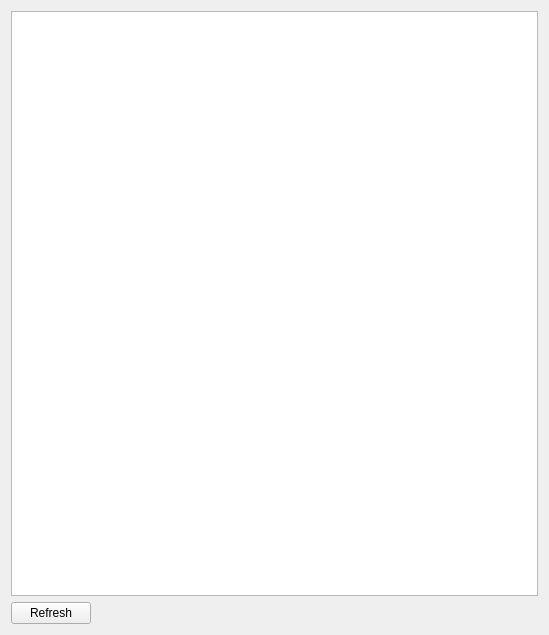
<?xml version="1.0" encoding="UTF-8"?>
<ui version="4.0">
 <class>DownloadWindow</class>
 <widget class="QWidget" name="DownloadWindow">
  <property name="windowModality">
   <enum>Qt::ApplicationModal</enum>
  </property>
  <property name="geometry">
   <rect>
    <x>0</x>
    <y>0</y>
    <width>549</width>
    <height>635</height>
   </rect>
  </property>
  <property name="sizePolicy">
   <sizepolicy hsizetype="Fixed" vsizetype="Fixed">
    <horstretch>0</horstretch>
    <verstretch>0</verstretch>
   </sizepolicy>
  </property>
  <property name="windowTitle">
   <string>Choose items to install:</string>
  </property>
  <layout class="QGridLayout" name="gridLayout">
   <item row="0" column="0">
    <layout class="QGridLayout" name="gridLayout_2">
     <item row="0" column="0">
      <widget class="QTableView" name="view">
       <property name="enabled">
        <bool>true</bool>
       </property>
       <property name="styleSheet">
        <string notr="true"/>
       </property>
       <property name="sizeAdjustPolicy">
        <enum>QAbstractScrollArea::AdjustIgnored</enum>
       </property>
       <property name="editTriggers">
        <set>QAbstractItemView::NoEditTriggers</set>
       </property>
       <property name="showDropIndicator" stdset="0">
        <bool>false</bool>
       </property>
       <property name="alternatingRowColors">
        <bool>true</bool>
       </property>
       <property name="selectionMode">
        <enum>QAbstractItemView::SingleSelection</enum>
       </property>
       <property name="selectionBehavior">
        <enum>QAbstractItemView::SelectRows</enum>
       </property>
       <property name="showGrid">
        <bool>false</bool>
       </property>
       <property name="sortingEnabled">
        <bool>false</bool>
       </property>
       <property name="cornerButtonEnabled">
        <bool>false</bool>
       </property>
       <attribute name="verticalHeaderVisible">
        <bool>false</bool>
       </attribute>
      </widget>
     </item>
     <item row="1" column="0" alignment="Qt::AlignLeft">
      <widget class="QPushButton" name="refreshButton">
       <property name="text">
        <string>Refresh</string>
       </property>
      </widget>
     </item>
    </layout>
   </item>
  </layout>
 </widget>
 <resources/>
 <connections/>
</ui>
